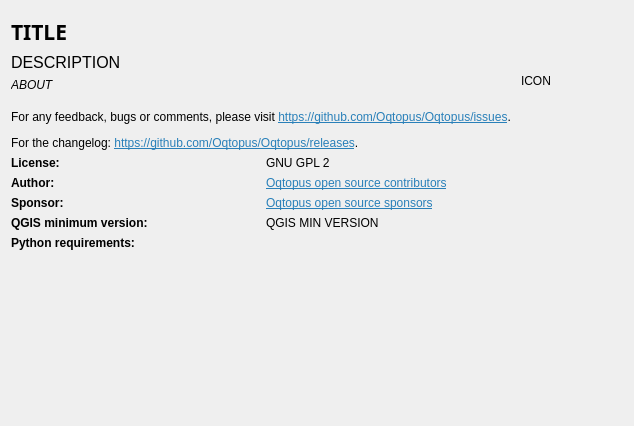
<?xml version="1.0" encoding="UTF-8"?>
<ui version="4.0">
 <class>AboutDialog</class>
 <widget class="QDialog" name="AboutDialog">
  <property name="geometry">
   <rect>
    <x>0</x>
    <y>0</y>
    <width>634</width>
    <height>426</height>
   </rect>
  </property>
  <property name="windowTitle">
   <string>Dialog</string>
  </property>
  <layout class="QGridLayout" name="gridLayout">
   <item row="1" column="0">
    <layout class="QVBoxLayout" name="verticalLayout">
     <item>
      <widget class="QLabel" name="titleLabel">
       <property name="font">
        <font>
         <family>Sans Serif</family>
         <pointsize>16</pointsize>
         <weight>75</weight>
         <bold>true</bold>
        </font>
       </property>
       <property name="text">
        <string>TITLE</string>
       </property>
      </widget>
     </item>
     <item>
      <widget class="QLabel" name="descriptionLabel">
       <property name="font">
        <font>
         <pointsize>12</pointsize>
        </font>
       </property>
       <property name="text">
        <string>DESCRIPTION</string>
       </property>
      </widget>
     </item>
     <item>
      <widget class="QLabel" name="aboutLabel">
       <property name="font">
        <font>
         <italic>true</italic>
        </font>
       </property>
       <property name="text">
        <string>ABOUT</string>
       </property>
       <property name="wordWrap">
        <bool>true</bool>
       </property>
      </widget>
     </item>
    </layout>
   </item>
   <item row="6" column="0">
    <spacer name="verticalSpacer">
     <property name="orientation">
      <enum>Qt::Vertical</enum>
     </property>
     <property name="sizeHint" stdset="0">
      <size>
       <width>20</width>
       <height>40</height>
      </size>
     </property>
    </spacer>
   </item>
   <item row="4" column="0">
    <widget class="QLabel" name="label">
     <property name="text">
      <string>&lt;html&gt;&lt;head/&gt;&lt;body&gt;&lt;p&gt;For any feedback, bugs or comments, please visit &lt;a href=&quot;https://github.com/Oqtopus/Oqtopus/issues&quot;&gt;&lt;span style=&quot; text-decoration: underline; color:#2980b9;&quot;&gt;https://github.com/Oqtopus/Oqtopus/issues&lt;/span&gt;&lt;/a&gt;. &lt;/p&gt;&lt;p&gt;For the changelog: &lt;a href=&quot;https://github.com/Oqtopus/Oqtopus/releases&quot;&gt;&lt;span style=&quot; text-decoration: underline; color:#2980b9;&quot;&gt;https://github.com/Oqtopus/Oqtopus/releases&lt;/span&gt;&lt;/a&gt;.&lt;/p&gt;&lt;/body&gt;&lt;/html&gt;</string>
     </property>
     <property name="openExternalLinks">
      <bool>true</bool>
     </property>
    </widget>
   </item>
   <item row="5" column="0">
    <layout class="QGridLayout" name="gridLayout_2">
     <item row="1" column="1">
      <widget class="QLabel" name="label_8">
       <property name="text">
        <string>&lt;html&gt;&lt;head/&gt;&lt;body&gt;&lt;p&gt;&lt;a href=&quot;https://github.com/Oqtopus/Home/wiki/Oqtopus-open-source-Community#contributors&quot;&gt;&lt;span style=&quot; text-decoration: underline; color:#2980b9;&quot;&gt;Oqtopus open source contributors&lt;/span&gt;&lt;/a&gt;&lt;/p&gt;&lt;/body&gt;&lt;/html&gt;</string>
       </property>
       <property name="openExternalLinks">
        <bool>true</bool>
       </property>
      </widget>
     </item>
     <item row="4" column="0">
      <widget class="QLabel" name="label_11">
       <property name="font">
        <font>
         <weight>75</weight>
         <bold>true</bold>
        </font>
       </property>
       <property name="text">
        <string>Python requirements:</string>
       </property>
      </widget>
     </item>
     <item row="1" column="0">
      <widget class="QLabel" name="label_4">
       <property name="font">
        <font>
         <weight>75</weight>
         <bold>true</bold>
        </font>
       </property>
       <property name="text">
        <string>Author:</string>
       </property>
      </widget>
     </item>
     <item row="3" column="1">
      <widget class="QLabel" name="qgisMinimumVersionLabel">
       <property name="text">
        <string>QGIS MIN VERSION</string>
       </property>
      </widget>
     </item>
     <item row="3" column="0">
      <widget class="QLabel" name="label_6">
       <property name="font">
        <font>
         <weight>75</weight>
         <bold>true</bold>
        </font>
       </property>
       <property name="text">
        <string>QGIS minimum version:</string>
       </property>
      </widget>
     </item>
     <item row="0" column="0">
      <widget class="QLabel" name="label_2">
       <property name="font">
        <font>
         <weight>75</weight>
         <bold>true</bold>
        </font>
       </property>
       <property name="text">
        <string>License:</string>
       </property>
      </widget>
     </item>
     <item row="2" column="0">
      <widget class="QLabel" name="label_5">
       <property name="font">
        <font>
         <weight>75</weight>
         <bold>true</bold>
        </font>
       </property>
       <property name="text">
        <string>Sponsor:</string>
       </property>
      </widget>
     </item>
     <item row="2" column="1">
      <widget class="QLabel" name="label_9">
       <property name="text">
        <string>&lt;html&gt;&lt;head/&gt;&lt;body&gt;&lt;p&gt;&lt;a href=&quot;https://github.com/Oqtopus/Home/wiki/Oqtopus-open-source-Community#sponsors&quot;&gt;&lt;span style=&quot; text-decoration: underline; color:#2980b9;&quot;&gt;Oqtopus open source sponsors&lt;/span&gt;&lt;/a&gt;&lt;/p&gt;&lt;/body&gt;&lt;/html&gt;</string>
       </property>
       <property name="openExternalLinks">
        <bool>true</bool>
       </property>
      </widget>
     </item>
     <item row="0" column="1">
      <widget class="QLabel" name="label_7">
       <property name="text">
        <string>GNU GPL 2</string>
       </property>
      </widget>
     </item>
    </layout>
   </item>
   <item row="0" column="1" rowspan="5">
    <widget class="QLabel" name="iconLabel">
     <property name="text">
      <string>ICON</string>
     </property>
    </widget>
   </item>
  </layout>
 </widget>
 <resources/>
 <connections/>
</ui>
